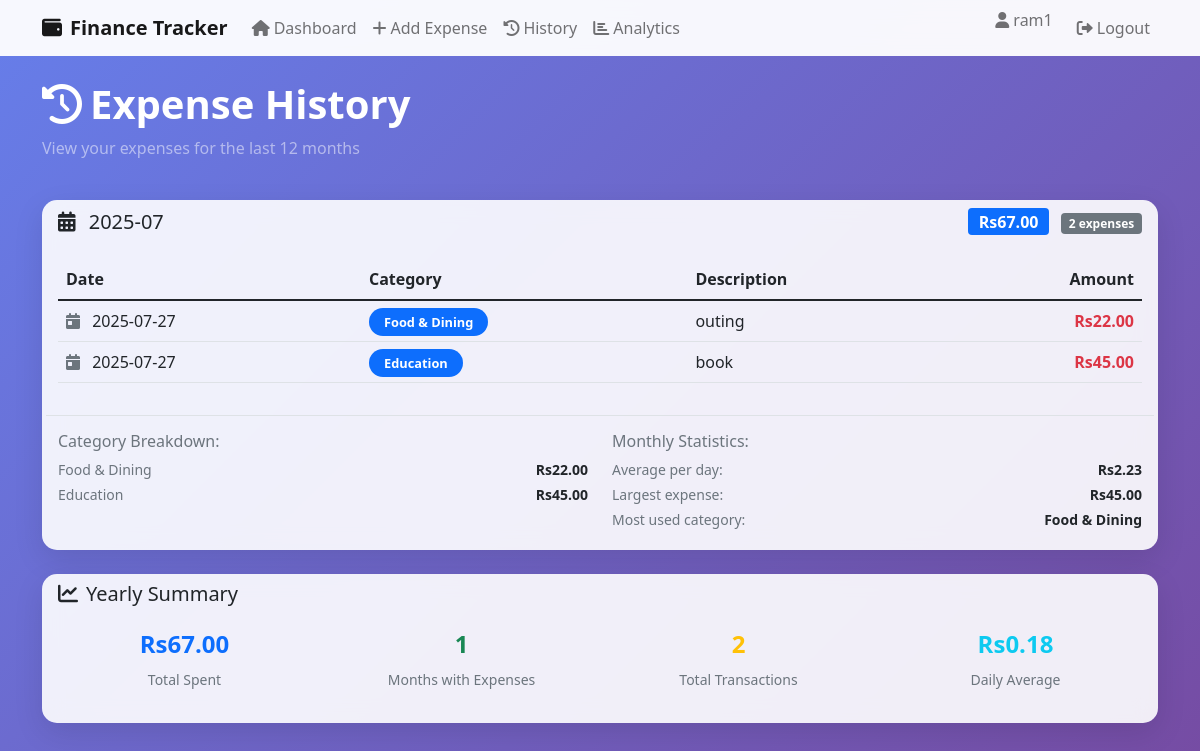
The app's page /history (signed in) with its own data.
### tables this page shows
CREATE TABLE users (
            id INTEGER PRIMARY KEY AUTOINCREMENT,
            username TEXT UNIQUE NOT NULL,
            password_hash TEXT NOT NULL
        );

CREATE TABLE expenses (
            id INTEGER PRIMARY KEY AUTOINCREMENT,
            user_id INTEGER NOT NULL,
            amount REAL NOT NULL,
            category TEXT NOT NULL,
            description TEXT,
            date TEXT NOT NULL,
            FOREIGN KEY (user_id) REFERENCES users (id)
        );

### app.py (the view)
@app.route('/history')
@login_required
def history():
    end_date = datetime.now()
    start_date = end_date - timedelta(days=365)
    conn = get_db_connection()
    expenses = conn.execute('''
        SELECT * FROM expenses
        WHERE user_id = ? AND date BETWEEN ? AND ?
        ORDER BY date DESC
    ''', (current_user.id, start_date.strftime('%Y-%m-%d'), end_date.strftime('%Y-%m-%d'))).fetchall()
    monthly_expenses = {}
    monthly_stats = {}
    total_spent = 0
    total_transactions = 0
    for expense in expenses:
        month = expense['date'][:7]  # YYYY-MM
        if month not in monthly_expenses:
            monthly_expenses[month] = []
        monthly_expenses[month].append(expense)
        total_spent += expense['amount']
        total_transactions += 1
    for month, exps in monthly_expenses.items():
        amounts = [e['amount'] for e in exps]
        categories = [e['category'] for e in exps]
        monthly_stats[month] = {
            'total': sum(amounts),
            'average_per_day': sum(amounts) / 30 if amounts else 0,
            'largest': max(amounts) if amounts else 0,
            'most_used_category': Counter(categories).most_common(1)[0][0] if categories else ''
        }
    conn.close()
    return render_template('history.html',
                         monthly_expenses=monthly_expenses,
                         monthly_stats=monthly_stats,
                         total_spent=total_spent,
                         total_transactions=total_transactions)

### app.py (called while the page is built)
@login_manager.user_loader
def load_user(user_id):
    conn = get_db_connection()
    user = conn.execute('SELECT * FROM users WHERE id = ?', (user_id,)).fetchone()
    conn.close()
    if user:
        return User(user['id'], user['username'], user['password_hash'])
    return None

def get_db_connection():
    conn = sqlite3.connect('finance.db')
    conn.row_factory = sqlite3.Row
    return conn

### templates/history.html (shortened to what this page needs)
{% extends "base.html" %}
{% block content %}
<div class="row mb-4">
    <div class="col-12">
        <h1 class="text-white fw-bold">
            <i class="fas fa-history me-2"></i>Expense History
        </h1>
        <p class="text-white-50">View your expenses for the last 12 months</p>
    </div>
</div>
{% if monthly_expenses %}
    {% for month, expenses in monthly_expenses.items() %}
    <div class="card mb-4">
        <div class="card-header bg-transparent border-0">
            <div class="d-flex justify-content-between align-items-center">
                <h5 class="mb-0">
                    <i class="fas fa-calendar-alt me-2"></i>
                    {{ month }}
                </h5>
                <div class="text-end">
                    <span class="badge bg-primary fs-6">
                        Rs{{ "%.2f"|format(monthly_stats[month]['total']) }}
                    </span>
                    <span class="badge bg-secondary ms-2">{{ expenses|length }} expenses</span>
                </div>
            </div>
        </div>
        <div class="card-body">
            <div class="table-responsive">
                <table class="table table-hover">
                    <thead>
                        <tr>
                            <th>Date</th>
                            <th>Category</th>
                            <th>Description</th>
                            <th class="text-end">Amount</th>
                        </tr>
                    </thead>
                    <tbody>
                        {% for expense in expenses %}
                        <tr>
                            <td>
                                <i class="fas fa-calendar-day me-2 text-muted"></i>
                                {{ expense.date }}
                            </td>
                            <td>
                                <span class="category-badge bg-primary text-white">
                                    {{ expense.category }}
                                </span>
                            </td>
                            <td>
                                {% if expense.description %}
                                    {{ expense.description }}
                                {% else %}
                                    <span class="text-muted">No description</span>
                                {% endif %}
                            </td>
                            <td class="text-end">
                                <span class="fw-bold text-danger">
                                    Rs{{ "%.2f"|format(expense.amount) }}
                                </span>
                            </td>
                        </tr>
                        {% endfor %}
                    </tbody>
                </table>
            </div>
            <div class="row mt-3 pt-3 border-top">
                <div class="col-md-6">
                    <h6 class="text-muted">Category Breakdown:</h6>
                    {% set category_totals = {} %}
                    {% for expense in expenses %}
                        {% if expense.category not in category_totals %}
                            {% set _ = category_totals.update({expense.category: 0}) %}
                        {% endif %}
                        {% set _ = category_totals.update({expense.category: category_totals[expense.category] + expense.amount}) %}
                    {% endfor %}
                    {% for category, total in category_totals.items() %}
                    <div class="d-flex justify-content-between align-items-center mb-1">
                        <small class="text-muted">{{ category }}</small>
                        <small class="fw-bold">Rs{{ "%.2f"|format(total) }}</small>
                    </div>
                    {% endfor %}
                </div>
                <div class="col-md-6">
                    <h6 class="text-muted">Monthly Statistics:</h6>
                    <div class="d-flex justify-content-between align-items-center mb-1">
                        <small class="text-muted">Average per day:</small>
                        <small class="fw-bold">Rs{{ "%.2f"|format(monthly_stats[month]['average_per_day']) }}</small>
                    </div>
                    <div class="d-flex justify-content-between align-items-center mb-1">
                        <small class="text-muted">Largest expense:</small>
                        <small class="fw-bold">Rs{{ "%.2f"|format(monthly_stats[month]['largest']) }}</small>
                    </div>
                    <div class="d-flex justify-content-between align-items-center mb-1">
                        <small class="text-muted">Most used category:</small>
                        <small class="fw-bold">{{ monthly_stats[month]['most_used_category'] }}</small>
                    </div>
                </div>
            </div>
        </div>
    </div>
    {% endfor %}
{% endif %}
{% if monthly_expenses %}
<div class="card mt-4">
    <div class="card-header bg-transparent border-0">
        <h5 class="mb-0">
            <i class="fas fa-chart-line me-2"></i>Yearly Summary
        </h5>
    </div>
    <div class="card-body">
        <div class="row">
            <div class="col-md-3 mb-3">
                <div class="text-center">
                    <h4 class="fw-bold text-primary">
                        Rs{{ "%.2f"|format(total_spent) }}
                    </h4>
                    <small class="text-muted">Total Spent</small>
                </div>
            </div>
            <div class="col-md-3 mb-3">
                <div class="text-center">
                    <h4 class="fw-bold text-success">
                        {{ monthly_expenses|length }}
                    </h4>
                    <small class="text-muted">Months with Expenses</small>
                </div>
            </div>
            <div class="col-md-3 mb-3">
                <div class="text-center">
                    <h4 class="fw-bold text-warning">
                        {{ total_transactions }}
                    </h4>
                    <small class="text-muted">Total Transactions</small>
                </div>
            </div>
            <div class="col-md-3 mb-3">
                <div class="text-center">
                    <h4 class="fw-bold text-info">
                        Rs{{ "%.2f"|format(total_spent / 365) }}
                    </h4>
                    <small class="text-muted">Daily Average</small>
                </div>
            </div>
        </div>
    </div>
</div>
{% endif %}
{% endblock %}

### templates/base.html (shortened to what this page needs)
<!DOCTYPE html>
<html lang="en">
<head>
    <link href="https://cdn.jsdelivr.net/npm/bootstrap@5.1.3/dist/css/bootstrap.min.css" rel="stylesheet">
    <link href="https://cdnjs.cloudflare.com/ajax/libs/font-awesome/6.0.0/css/all.min.css" rel="stylesheet">
</head>
<body>
    {% if current_user.is_authenticated %}
    <nav class="navbar navbar-expand-lg navbar-light">
        <div class="container">
            <a class="navbar-brand fw-bold" href="{{ url_for('dashboard') }}">
                <i class="fas fa-wallet me-2"></i>Finance Tracker
            </a>
            <div class="collapse navbar-collapse" id="navbarNav">
                <ul class="navbar-nav me-auto">
                    <li class="nav-item">
                        <a class="nav-link" href="{{ url_for('dashboard') }}">
                            <i class="fas fa-home me-1"></i>Dashboard
                        </a>
                    </li>
                    <li class="nav-item">
                        <a class="nav-link" href="{{ url_for('add_expense') }}">
                            <i class="fas fa-plus me-1"></i>Add Expense
                        </a>
                    </li>
                    <li class="nav-item">
                        <a class="nav-link" href="{{ url_for('history') }}">
                            <i class="fas fa-history me-1"></i>History
                        </a>
                    </li>
                    <li class="nav-item">
                        <a class="nav-link" href="{{ url_for('analytics') }}">
                            <i class="fas fa-chart-bar me-1"></i>Analytics
                        </a>
                    </li>
                </ul>
                <ul class="navbar-nav">
                    <li class="nav-item">
                        <span class="navbar-text me-3">
                            <i class="fas fa-user me-1"></i>{{ current_user.username }}
                        </span>
                    </li>
                    <li class="nav-item">
                        <a class="nav-link" href="{{ url_for('logout') }}">
                            <i class="fas fa-sign-out-alt me-1"></i>Logout
                        </a>
                    </li>
                </ul>
            </div>
        </div>
    </nav>
    {% endif %}
    <div class="container mt-4">
        {% block content %}{% endblock %}
    </div>
</body>
</html>

### templates/base.html (style rules this page uses)
body { background: linear-gradient(135deg, #667eea 0%, #764ba2 100%); min-height: 100vh; }
.navbar { background: rgba(255, 255, 255, 0.95) !important; backdrop-filter: blur(10px); }
.card { border: none; border-radius: 15px; box-shadow: 0 10px 30px rgba(0, 0, 0, 0.1); backdrop-filter: blur(10px); background: rgba(255, 255, 255, 0.9); }
.category-badge { padding: 5px 15px; border-radius: 20px; font-size: 0.8em; font-weight: bold; }

### records on screen
users: username "ram1"
expenses: date "2025-07-27", category "Food & Dining", description "outing", amount "22.00", category "Food & Dining"
expenses: date "2025-07-27", category "Education", description "book", amount "45.00", amount "45.00"

### other values on screen
{{ month }} "2025-07"
{{ "%.2f"|format(monthly_stats[month]['total']) }} "67.00"
{{ expenses|length }} "2"
{{ "%.2f"|format(monthly_stats[month]['average_per_day']) }} "2.23"
{{ "%.2f"|format(total_spent) }} "67.00"
{{ monthly_expenses|length }} "1"
{{ total_transactions }} "2"
{{ "%.2f"|format(total_spent / 365) }} "0.18"
